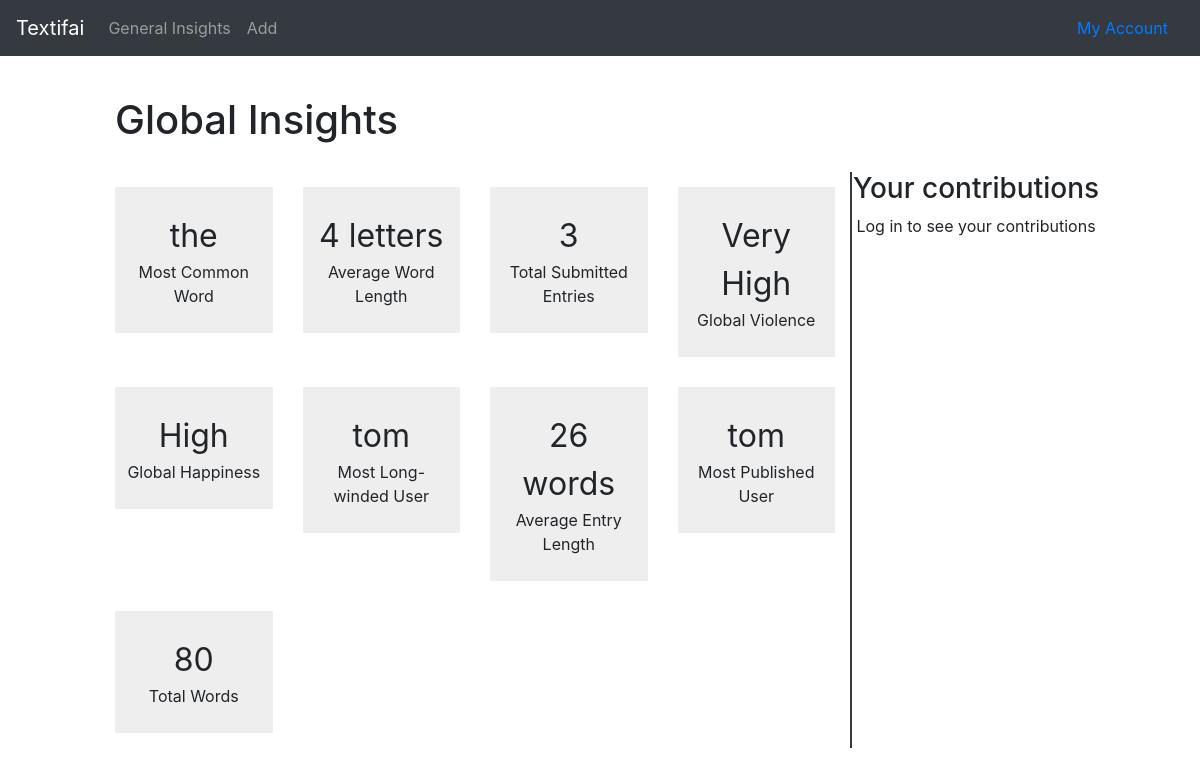
Page /textifai/general-insights on the committed database.
### textifai/models.py (models this page shows, shortened)
class GeneralInsight(models.Model):
    name = models.CharField(primary_key=True, max_length=24)
    value = models.CharField(max_length=24, blank=True)
    def save(self, *args, **kwargs):
        self.full_clean()
        super(type(self), self).save(*args, **kwargs)
    def clean(self):
        self.name = self.name.strip()
        self.value = self.value.strip()

### textifai/views.py (the view)
def general_insights(request):
    gic.calc_and_save_general_insights()
    insights = GeneralInsight.objects.order_by('?')
    personal_insights = Insight.objects.filter(user=None, text__isnull=False)
    username=None
    return render(
        request,
        'general-insights.html',
        context={'insights':insights, 'personal_insights':personal_insights, 'username':username},
    )

### textifai/modules/gic.py (called while the page is built)
def calc_and_save_general_insights():
    for insight in general_insights.values():
        insight.calc_and_save()

def _calc_total_words():
    count = Counter()
    for text in Text.objects.all():
        count.update(text.content.split())
    return len(count)

def _calc_average_word_length():
    trans = str.maketrans('', '', string.punctuation)
    count = Counter()
    for text in Text.objects.all():
        count.update([ w.translate(trans) for w in text.content.split() ])
    try:
        return str(sum(map(len, count.keys()))
                // len(count.keys())) + " letters"
    except ZeroDivisionError:
        return 'N/a'

def _calc_average_entry_length():
    count = Counter()
    for text in Text.objects.all():
        count.update(text.content.split())
    try:
        return str(len(count) // len(Text.objects.all())) + " words"
    except ZeroDivisionError:
        return 'N/a'

def _calc_total_entries():
    return len(Text.objects.all())

def _calc_most_common_word():
    trans = str.maketrans('', '', string.punctuation)
    count = Counter()
    for text in Text.objects.all():
        count.update([ w.translate(trans) for w in text.content.split() ])
    return count.most_common(1)[0][0]

def _calc_most_long_winded_user():
    count = Counter()
    for user in User.objects.all():
        count[user] = sum([ len(text.content.split())
                for text in Text.objects.filter(user=user)])
        try:
            count[user] /= len(Text.objects.filter(user=user))
        except ZeroDivisionError:
            count[user] = 0
    return count.most_common(1)[0][0].username

def _calc_most_published_user():
    count = Counter()
    for user in User.objects.all():
        count[user] = len(Text.objects.filter(user=user))
    return count.most_common(1)[0][0].username

    def do_calc(self):
        return self.calc()

    def calc_and_save(self):
        entry, created = GeneralInsight.objects.get_or_create(pk=self.name, defaults={'value':''})
        entry.value = self.do_calc()
        entry.save()

### textifai/templates/general-insights.html (shortened to what this page needs)
{% extends "base_2col.html" %}
{% block page_head %}
<h1>Global Insights</h1>
{% endblock %}
{% block left_col %}
<div class="row">
	{% for insight in insights %}
	<div class="col-3">
		<div class="insightCard">
			<span class="insightVal">{{ insight.value }}</span>
			<span class="insightLabel">{{ insight.name }}</span>
		</div>
	</div>
	{% endfor %}
</div>
{% endblock %}
{% block right_col %}
<div class="row justify-content-center">
	<h3>Your contributions</h3>
</div>
{% if username %}
{% for insight in personal_insights %}
<div class="insightCard">
	<span class="insightVal">{{ insight.probability }}</span>
	<span class="insightLabel">{{ insight.tone }}</span>
</div>
{% empty %}
<div class="row justify-content-center">
	<span><a href={% url 'textinput' %}>Add something</a> to contribute!</span>
</div>
{% endfor %}
{% else %}
<div class="row justify-content-center">
	<span>Log in to see your contributions</span>
</div>
{% endif %}
</div>
{% endblock %}

### textifai/static/css/styles.css (style rules this page uses)
body { margin: 0; }
.insightCard { background-color: #eee; text-align: center; margin-bottom: 15px; margin-top: 15px; padding: 25px 10px; width: 100%; }
.insightVal { display: block; font-size: 2em; }
.insightLabel { display: block; font-size: 1em; }

### rows in the picture
GeneralInsight: value "the", name "Most Common Word"
GeneralInsight: value "4 letters", name "Average Word Length"
GeneralInsight: value "3", name "Total Submitted Entries"
GeneralInsight: value "Very High", name "Global Violence"
GeneralInsight: value "High", name "Global Happiness"
GeneralInsight: value "tom", name "Most Long-winded User"
GeneralInsight: value "26 words", name "Average Entry Length"
GeneralInsight: value "tom", name "Most Published User"
GeneralInsight: value "80", name "Total Words"
